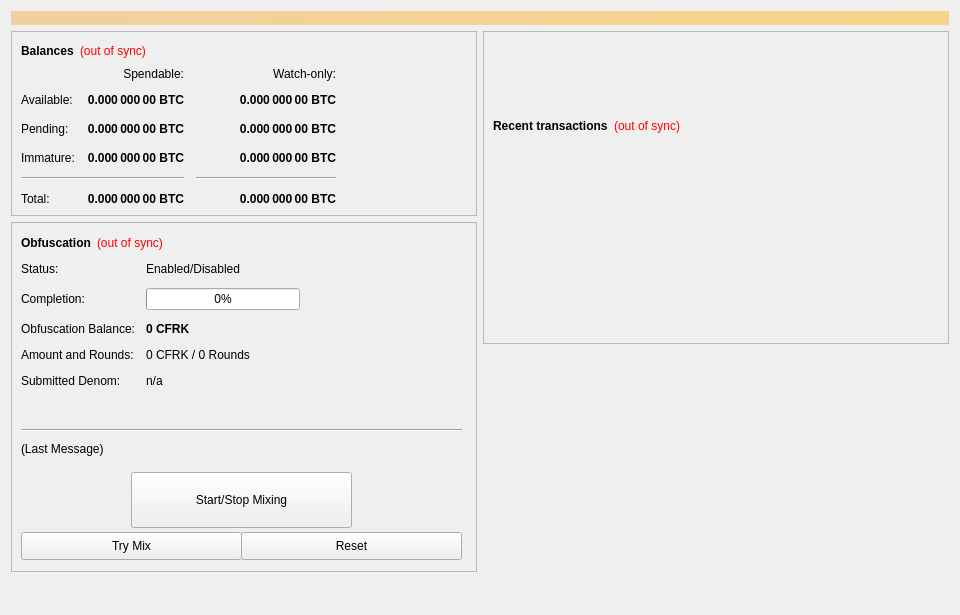
<?xml version="1.0" encoding="UTF-8"?>
<ui version="4.0">
 <class>OverviewPage</class>
 <widget class="QWidget" name="OverviewPage">
  <property name="geometry">
   <rect>
    <x>0</x>
    <y>0</y>
    <width>960</width>
    <height>615</height>
   </rect>
  </property>
  <property name="minimumSize">
   <size>
    <width>960</width>
    <height>0</height>
   </size>
  </property>
  <property name="windowTitle">
   <string>Form</string>
  </property>
  <layout class="QVBoxLayout" name="topLayout">
   <item>
    <widget class="QLabel" name="labelAlerts">
     <property name="visible">
      <bool>false</bool>
     </property>
     <property name="styleSheet">
      <string notr="true">background-color: qlineargradient(x1: 0, y1: 0, x2: 1, y2: 0, stop:0 #F0D0A0, stop:1 #F8D488); color:#000000;</string>
     </property>
     <property name="wordWrap">
      <bool>true</bool>
     </property>
     <property name="margin">
      <number>3</number>
     </property>
    </widget>
   </item>
   <item>
    <layout class="QHBoxLayout" name="horizontalLayout" stretch="1,1">
     <item>
      <layout class="QVBoxLayout" name="verticalLayout_2">
       <item>
        <widget class="QFrame" name="frame">
         <property name="frameShape">
          <enum>QFrame::StyledPanel</enum>
         </property>
         <property name="frameShadow">
          <enum>QFrame::Raised</enum>
         </property>
         <layout class="QVBoxLayout" name="verticalLayout_4">
          <item>
           <layout class="QHBoxLayout" name="horizontalLayout_4">
            <item>
             <widget class="QLabel" name="label_5">
              <property name="font">
               <font>
                <weight>75</weight>
                <bold>true</bold>
               </font>
              </property>
              <property name="text">
               <string>Balances</string>
              </property>
             </widget>
            </item>
            <item>
             <widget class="QLabel" name="labelWalletStatus">
              <property name="cursor">
               <cursorShape>WhatsThisCursor</cursorShape>
              </property>
              <property name="toolTip">
               <string>The displayed information may be out of date. Your wallet automatically synchronizes with the Cforksamplecoin network after a connection is established, but this process has not completed yet.</string>
              </property>
              <property name="styleSheet">
               <string notr="true">QLabel { color: red; }</string>
              </property>
              <property name="text">
               <string notr="true">(out of sync)</string>
              </property>
              <property name="alignment">
               <set>Qt::AlignLeading|Qt::AlignLeft|Qt::AlignVCenter</set>
              </property>
             </widget>
            </item>
            <item>
             <spacer name="horizontalSpacer_3">
              <property name="orientation">
               <enum>Qt::Horizontal</enum>
              </property>
              <property name="sizeHint" stdset="0">
               <size>
                <width>40</width>
                <height>20</height>
               </size>
              </property>
             </spacer>
            </item>
           </layout>
          </item>
          <item>
           <layout class="QGridLayout" name="gridLayout">
            <property name="spacing">
             <number>12</number>
            </property>
            <item row="2" column="2">
             <widget class="QLabel" name="labelWatchPending">
              <property name="font">
               <font>
                <weight>75</weight>
                <bold>true</bold>
               </font>
              </property>
              <property name="cursor">
               <cursorShape>IBeamCursor</cursorShape>
              </property>
              <property name="toolTip">
               <string>Unconfirmed transactions to watch-only addresses</string>
              </property>
              <property name="text">
               <string notr="true">0.000 000 00 BTC</string>
              </property>
              <property name="alignment">
               <set>Qt::AlignRight|Qt::AlignTrailing|Qt::AlignVCenter</set>
              </property>
              <property name="textInteractionFlags">
               <set>Qt::LinksAccessibleByMouse|Qt::TextSelectableByKeyboard|Qt::TextSelectableByMouse</set>
              </property>
             </widget>
            </item>
            <item row="2" column="1">
             <widget class="QLabel" name="labelUnconfirmed">
              <property name="font">
               <font>
                <weight>75</weight>
                <bold>true</bold>
               </font>
              </property>
              <property name="cursor">
               <cursorShape>IBeamCursor</cursorShape>
              </property>
              <property name="toolTip">
               <string>Total of transactions that have yet to be confirmed, and do not yet count toward the spendable balance</string>
              </property>
              <property name="text">
               <string notr="true">0.000 000 00 BTC</string>
              </property>
              <property name="alignment">
               <set>Qt::AlignRight|Qt::AlignTrailing|Qt::AlignVCenter</set>
              </property>
              <property name="textInteractionFlags">
               <set>Qt::LinksAccessibleByMouse|Qt::TextSelectableByKeyboard|Qt::TextSelectableByMouse</set>
              </property>
             </widget>
            </item>
            <item row="3" column="2">
             <widget class="QLabel" name="labelWatchImmature">
              <property name="font">
               <font>
                <weight>75</weight>
                <bold>true</bold>
               </font>
              </property>
              <property name="cursor">
               <cursorShape>IBeamCursor</cursorShape>
              </property>
              <property name="toolTip">
               <string>Staked or masternode rewards in watch-only addresses that has not yet matured</string>
              </property>
              <property name="text">
               <string notr="true">0.000 000 00 BTC</string>
              </property>
              <property name="alignment">
               <set>Qt::AlignRight|Qt::AlignTrailing|Qt::AlignVCenter</set>
              </property>
              <property name="textInteractionFlags">
               <set>Qt::LinksAccessibleByMouse|Qt::TextSelectableByKeyboard|Qt::TextSelectableByMouse</set>
              </property>
             </widget>
            </item>
            <item row="4" column="0" colspan="2">
             <widget class="Line" name="lineSpendableBalance">
              <property name="orientation">
               <enum>Qt::Horizontal</enum>
              </property>
             </widget>
            </item>
            <item row="4" column="2">
             <widget class="Line" name="lineWatchBalance">
              <property name="sizePolicy">
               <sizepolicy hsizetype="Preferred" vsizetype="Fixed">
                <horstretch>0</horstretch>
                <verstretch>0</verstretch>
               </sizepolicy>
              </property>
              <property name="minimumSize">
               <size>
                <width>140</width>
                <height>0</height>
               </size>
              </property>
              <property name="orientation">
               <enum>Qt::Horizontal</enum>
              </property>
             </widget>
            </item>
            <item row="5" column="0">
             <widget class="QLabel" name="labelTotalText">
              <property name="text">
               <string>Total:</string>
              </property>
             </widget>
            </item>
            <item row="3" column="1">
             <widget class="QLabel" name="labelImmature">
              <property name="font">
               <font>
                <weight>75</weight>
                <bold>true</bold>
               </font>
              </property>
              <property name="cursor">
               <cursorShape>IBeamCursor</cursorShape>
              </property>
              <property name="toolTip">
               <string>Staked or masternode rewards that has not yet matured</string>
              </property>
              <property name="text">
               <string notr="true">0.000 000 00 BTC</string>
              </property>
              <property name="alignment">
               <set>Qt::AlignRight|Qt::AlignTrailing|Qt::AlignVCenter</set>
              </property>
              <property name="textInteractionFlags">
               <set>Qt::LinksAccessibleByMouse|Qt::TextSelectableByKeyboard|Qt::TextSelectableByMouse</set>
              </property>
             </widget>
            </item>
            <item row="2" column="3">
             <spacer name="horizontalSpacer_2">
              <property name="orientation">
               <enum>Qt::Horizontal</enum>
              </property>
              <property name="sizeHint" stdset="0">
               <size>
                <width>40</width>
                <height>20</height>
               </size>
              </property>
             </spacer>
            </item>
            <item row="3" column="0">
             <widget class="QLabel" name="labelImmatureText">
              <property name="text">
               <string>Immature:</string>
              </property>
             </widget>
            </item>
            <item row="5" column="1">
             <widget class="QLabel" name="labelTotal">
              <property name="font">
               <font>
                <weight>75</weight>
                <bold>true</bold>
               </font>
              </property>
              <property name="cursor">
               <cursorShape>IBeamCursor</cursorShape>
              </property>
              <property name="toolTip">
               <string>Your current total balance</string>
              </property>
              <property name="text">
               <string notr="true">0.000 000 00 BTC</string>
              </property>
              <property name="alignment">
               <set>Qt::AlignRight|Qt::AlignTrailing|Qt::AlignVCenter</set>
              </property>
              <property name="textInteractionFlags">
               <set>Qt::LinksAccessibleByMouse|Qt::TextSelectableByKeyboard|Qt::TextSelectableByMouse</set>
              </property>
             </widget>
            </item>
            <item row="5" column="2">
             <widget class="QLabel" name="labelWatchTotal">
              <property name="font">
               <font>
                <weight>75</weight>
                <bold>true</bold>
               </font>
              </property>
              <property name="cursor">
               <cursorShape>IBeamCursor</cursorShape>
              </property>
              <property name="toolTip">
               <string>Current total balance in watch-only addresses</string>
              </property>
              <property name="text">
               <string notr="true">0.000 000 00 BTC</string>
              </property>
              <property name="alignment">
               <set>Qt::AlignRight|Qt::AlignTrailing|Qt::AlignVCenter</set>
              </property>
              <property name="textInteractionFlags">
               <set>Qt::LinksAccessibleByMouse|Qt::TextSelectableByKeyboard|Qt::TextSelectableByMouse</set>
              </property>
             </widget>
            </item>
            <item row="0" column="2">
             <widget class="QLabel" name="labelWatchonly">
              <property name="text">
               <string>Watch-only:</string>
              </property>
              <property name="alignment">
               <set>Qt::AlignRight|Qt::AlignTrailing|Qt::AlignVCenter</set>
              </property>
             </widget>
            </item>
            <item row="1" column="0">
             <widget class="QLabel" name="labelBalanceText">
              <property name="text">
               <string>Available:</string>
              </property>
             </widget>
            </item>
            <item row="1" column="1">
             <widget class="QLabel" name="labelBalance">
              <property name="font">
               <font>
                <weight>75</weight>
                <bold>true</bold>
               </font>
              </property>
              <property name="cursor">
               <cursorShape>IBeamCursor</cursorShape>
              </property>
              <property name="toolTip">
               <string>Your current spendable balance</string>
              </property>
              <property name="text">
               <string notr="true">0.000 000 00 BTC</string>
              </property>
              <property name="alignment">
               <set>Qt::AlignRight|Qt::AlignTrailing|Qt::AlignVCenter</set>
              </property>
              <property name="textInteractionFlags">
               <set>Qt::LinksAccessibleByMouse|Qt::TextSelectableByKeyboard|Qt::TextSelectableByMouse</set>
              </property>
             </widget>
            </item>
            <item row="1" column="2">
             <widget class="QLabel" name="labelWatchAvailable">
              <property name="font">
               <font>
                <weight>75</weight>
                <bold>true</bold>
               </font>
              </property>
              <property name="cursor">
               <cursorShape>IBeamCursor</cursorShape>
              </property>
              <property name="toolTip">
               <string>Your current balance in watch-only addresses</string>
              </property>
              <property name="text">
               <string notr="true">0.000 000 00 BTC</string>
              </property>
              <property name="alignment">
               <set>Qt::AlignRight|Qt::AlignTrailing|Qt::AlignVCenter</set>
              </property>
              <property name="textInteractionFlags">
               <set>Qt::LinksAccessibleByMouse|Qt::TextSelectableByKeyboard|Qt::TextSelectableByMouse</set>
              </property>
             </widget>
            </item>
            <item row="2" column="0">
             <widget class="QLabel" name="labelPendingText">
              <property name="text">
               <string>Pending:</string>
              </property>
             </widget>
            </item>
            <item row="0" column="1">
             <widget class="QLabel" name="labelSpendable">
              <property name="text">
               <string>Spendable:</string>
              </property>
              <property name="alignment">
               <set>Qt::AlignRight|Qt::AlignTrailing|Qt::AlignVCenter</set>
              </property>
             </widget>
            </item>
           </layout>
          </item>
         </layout>
        </widget>
       </item>
       <item>
        <widget class="QFrame" name="frameObfuscation">
         <property name="minimumSize">
          <size>
           <width>0</width>
           <height>350</height>
          </size>
         </property>
         <property name="layoutDirection">
          <enum>Qt::LeftToRight</enum>
         </property>
         <property name="frameShape">
          <enum>QFrame::StyledPanel</enum>
         </property>
         <property name="frameShadow">
          <enum>QFrame::Raised</enum>
         </property>
         <widget class="QWidget" name="formLayoutWidget">
          <property name="geometry">
           <rect>
            <x>10</x>
            <y>40</y>
            <width>451</width>
            <height>161</height>
           </rect>
          </property>
          <layout class="QFormLayout" name="formLayout">
           <property name="fieldGrowthPolicy">
            <enum>QFormLayout::AllNonFixedFieldsGrow</enum>
           </property>
           <property name="horizontalSpacing">
            <number>11</number>
           </property>
           <property name="verticalSpacing">
            <number>12</number>
           </property>
           <item row="0" column="0">
            <widget class="QLabel" name="label_6">
             <property name="text">
              <string>Status:</string>
             </property>
            </widget>
           </item>
           <item row="1" column="0">
            <widget class="QLabel" name="label_7">
             <property name="text">
              <string>Completion:</string>
             </property>
            </widget>
           </item>
           <item row="1" column="1">
            <widget class="QProgressBar" name="obfuscationProgress">
             <property name="maximumSize">
              <size>
               <width>154</width>
               <height>16777215</height>
              </size>
             </property>
             <property name="value">
              <number>0</number>
             </property>
            </widget>
           </item>
           <item row="2" column="0">
            <widget class="QLabel" name="labelAnonymizedText">
             <property name="text">
              <string>Obfuscation Balance:</string>
             </property>
            </widget>
           </item>
           <item row="2" column="1">
            <widget class="QLabel" name="labelAnonymized">
             <property name="font">
              <font>
               <weight>75</weight>
               <bold>true</bold>
              </font>
             </property>
             <property name="text">
              <string notr="true">0 CFRK</string>
             </property>
            </widget>
           </item>
           <item row="3" column="0">
            <widget class="QLabel" name="label_8">
             <property name="text">
              <string>Amount and Rounds:</string>
             </property>
            </widget>
           </item>
           <item row="3" column="1">
            <widget class="QLabel" name="labelAmountRounds">
             <property name="text">
              <string>0 CFRK / 0 Rounds</string>
             </property>
            </widget>
           </item>
           <item row="4" column="0">
            <widget class="QLabel" name="label_9">
             <property name="text">
              <string>Submitted Denom:</string>
             </property>
            </widget>
           </item>
           <item row="4" column="1">
            <widget class="QLabel" name="labelSubmittedDenom">
             <property name="toolTip">
              <string>The denominations you submitted to the Masternode.&lt;br&gt;To mix, other users must submit the exact same denominations.</string>
             </property>
             <property name="text">
              <string>n/a</string>
             </property>
            </widget>
           </item>
           <item row="0" column="1">
            <widget class="QLabel" name="obfuscationEnabled">
             <property name="text">
              <string>Enabled/Disabled</string>
             </property>
            </widget>
           </item>
          </layout>
         </widget>
         <widget class="QPushButton" name="runAutoDenom">
          <property name="geometry">
           <rect>
            <x>251</x>
            <y>17</y>
            <width>1</width>
            <height>1</height>
           </rect>
          </property>
          <property name="palette">
           <palette>
            <active>
             <colorrole role="WindowText">
              <brush brushstyle="SolidPattern">
               <color alpha="255">
                <red>0</red>
                <green>0</green>
                <blue>0</blue>
               </color>
              </brush>
             </colorrole>
             <colorrole role="Button">
              <brush brushstyle="SolidPattern">
               <color alpha="255">
                <red>239</red>
                <green>238</green>
                <blue>238</blue>
               </color>
              </brush>
             </colorrole>
             <colorrole role="Light">
              <brush brushstyle="SolidPattern">
               <color alpha="255">
                <red>255</red>
                <green>255</green>
                <blue>255</blue>
               </color>
              </brush>
             </colorrole>
             <colorrole role="Midlight">
              <brush brushstyle="SolidPattern">
               <color alpha="255">
                <red>247</red>
                <green>246</green>
                <blue>246</blue>
               </color>
              </brush>
             </colorrole>
             <colorrole role="Dark">
              <brush brushstyle="SolidPattern">
               <color alpha="255">
                <red>119</red>
                <green>119</green>
                <blue>119</blue>
               </color>
              </brush>
             </colorrole>
             <colorrole role="Mid">
              <brush brushstyle="SolidPattern">
               <color alpha="255">
                <red>159</red>
                <green>159</green>
                <blue>159</blue>
               </color>
              </brush>
             </colorrole>
             <colorrole role="Text">
              <brush brushstyle="SolidPattern">
               <color alpha="255">
                <red>0</red>
                <green>0</green>
                <blue>0</blue>
               </color>
              </brush>
             </colorrole>
             <colorrole role="BrightText">
              <brush brushstyle="SolidPattern">
               <color alpha="255">
                <red>255</red>
                <green>255</green>
                <blue>255</blue>
               </color>
              </brush>
             </colorrole>
             <colorrole role="ButtonText">
              <brush brushstyle="SolidPattern">
               <color alpha="255">
                <red>0</red>
                <green>0</green>
                <blue>0</blue>
               </color>
              </brush>
             </colorrole>
             <colorrole role="Base">
              <brush brushstyle="SolidPattern">
               <color alpha="255">
                <red>255</red>
                <green>255</green>
                <blue>255</blue>
               </color>
              </brush>
             </colorrole>
             <colorrole role="Window">
              <brush brushstyle="SolidPattern">
               <color alpha="255">
                <red>239</red>
                <green>238</green>
                <blue>238</blue>
               </color>
              </brush>
             </colorrole>
             <colorrole role="Shadow">
              <brush brushstyle="SolidPattern">
               <color alpha="255">
                <red>0</red>
                <green>0</green>
                <blue>0</blue>
               </color>
              </brush>
             </colorrole>
             <colorrole role="AlternateBase">
              <brush brushstyle="SolidPattern">
               <color alpha="255">
                <red>247</red>
                <green>246</green>
                <blue>246</blue>
               </color>
              </brush>
             </colorrole>
             <colorrole role="ToolTipBase">
              <brush brushstyle="SolidPattern">
               <color alpha="255">
                <red>255</red>
                <green>255</green>
                <blue>220</blue>
               </color>
              </brush>
             </colorrole>
             <colorrole role="ToolTipText">
              <brush brushstyle="SolidPattern">
               <color alpha="255">
                <red>0</red>
                <green>0</green>
                <blue>0</blue>
               </color>
              </brush>
             </colorrole>
            </active>
            <inactive>
             <colorrole role="WindowText">
              <brush brushstyle="SolidPattern">
               <color alpha="255">
                <red>0</red>
                <green>0</green>
                <blue>0</blue>
               </color>
              </brush>
             </colorrole>
             <colorrole role="Button">
              <brush brushstyle="SolidPattern">
               <color alpha="255">
                <red>239</red>
                <green>238</green>
                <blue>238</blue>
               </color>
              </brush>
             </colorrole>
             <colorrole role="Light">
              <brush brushstyle="SolidPattern">
               <color alpha="255">
                <red>255</red>
                <green>255</green>
                <blue>255</blue>
               </color>
              </brush>
             </colorrole>
             <colorrole role="Midlight">
              <brush brushstyle="SolidPattern">
               <color alpha="255">
                <red>247</red>
                <green>246</green>
                <blue>246</blue>
               </color>
              </brush>
             </colorrole>
             <colorrole role="Dark">
              <brush brushstyle="SolidPattern">
               <color alpha="255">
                <red>119</red>
                <green>119</green>
                <blue>119</blue>
               </color>
              </brush>
             </colorrole>
             <colorrole role="Mid">
              <brush brushstyle="SolidPattern">
               <color alpha="255">
                <red>159</red>
                <green>159</green>
                <blue>159</blue>
               </color>
              </brush>
             </colorrole>
             <colorrole role="Text">
              <brush brushstyle="SolidPattern">
               <color alpha="255">
                <red>0</red>
                <green>0</green>
                <blue>0</blue>
               </color>
              </brush>
             </colorrole>
             <colorrole role="BrightText">
              <brush brushstyle="SolidPattern">
               <color alpha="255">
                <red>255</red>
                <green>255</green>
                <blue>255</blue>
               </color>
              </brush>
             </colorrole>
             <colorrole role="ButtonText">
              <brush brushstyle="SolidPattern">
               <color alpha="255">
                <red>0</red>
                <green>0</green>
                <blue>0</blue>
               </color>
              </brush>
             </colorrole>
             <colorrole role="Base">
              <brush brushstyle="SolidPattern">
               <color alpha="255">
                <red>255</red>
                <green>255</green>
                <blue>255</blue>
               </color>
              </brush>
             </colorrole>
             <colorrole role="Window">
              <brush brushstyle="SolidPattern">
               <color alpha="255">
                <red>239</red>
                <green>238</green>
                <blue>238</blue>
               </color>
              </brush>
             </colorrole>
             <colorrole role="Shadow">
              <brush brushstyle="SolidPattern">
               <color alpha="255">
                <red>0</red>
                <green>0</green>
                <blue>0</blue>
               </color>
              </brush>
             </colorrole>
             <colorrole role="AlternateBase">
              <brush brushstyle="SolidPattern">
               <color alpha="255">
                <red>247</red>
                <green>246</green>
                <blue>246</blue>
               </color>
              </brush>
             </colorrole>
             <colorrole role="ToolTipBase">
              <brush brushstyle="SolidPattern">
               <color alpha="255">
                <red>255</red>
                <green>255</green>
                <blue>220</blue>
               </color>
              </brush>
             </colorrole>
             <colorrole role="ToolTipText">
              <brush brushstyle="SolidPattern">
               <color alpha="255">
                <red>0</red>
                <green>0</green>
                <blue>0</blue>
               </color>
              </brush>
             </colorrole>
            </inactive>
            <disabled>
             <colorrole role="WindowText">
              <brush brushstyle="SolidPattern">
               <color alpha="255">
                <red>119</red>
                <green>119</green>
                <blue>119</blue>
               </color>
              </brush>
             </colorrole>
             <colorrole role="Button">
              <brush brushstyle="SolidPattern">
               <color alpha="255">
                <red>239</red>
                <green>238</green>
                <blue>238</blue>
               </color>
              </brush>
             </colorrole>
             <colorrole role="Light">
              <brush brushstyle="SolidPattern">
               <color alpha="255">
                <red>255</red>
                <green>255</green>
                <blue>255</blue>
               </color>
              </brush>
             </colorrole>
             <colorrole role="Midlight">
              <brush brushstyle="SolidPattern">
               <color alpha="255">
                <red>247</red>
                <green>246</green>
                <blue>246</blue>
               </color>
              </brush>
             </colorrole>
             <colorrole role="Dark">
              <brush brushstyle="SolidPattern">
               <color alpha="255">
                <red>119</red>
                <green>119</green>
                <blue>119</blue>
               </color>
              </brush>
             </colorrole>
             <colorrole role="Mid">
              <brush brushstyle="SolidPattern">
               <color alpha="255">
                <red>159</red>
                <green>159</green>
                <blue>159</blue>
               </color>
              </brush>
             </colorrole>
             <colorrole role="Text">
              <brush brushstyle="SolidPattern">
               <color alpha="255">
                <red>119</red>
                <green>119</green>
                <blue>119</blue>
               </color>
              </brush>
             </colorrole>
             <colorrole role="BrightText">
              <brush brushstyle="SolidPattern">
               <color alpha="255">
                <red>255</red>
                <green>255</green>
                <blue>255</blue>
               </color>
              </brush>
             </colorrole>
             <colorrole role="ButtonText">
              <brush brushstyle="SolidPattern">
               <color alpha="255">
                <red>119</red>
                <green>119</green>
                <blue>119</blue>
               </color>
              </brush>
             </colorrole>
             <colorrole role="Base">
              <brush brushstyle="SolidPattern">
               <color alpha="255">
                <red>239</red>
                <green>238</green>
                <blue>238</blue>
               </color>
              </brush>
             </colorrole>
             <colorrole role="Window">
              <brush brushstyle="SolidPattern">
               <color alpha="255">
                <red>239</red>
                <green>238</green>
                <blue>238</blue>
               </color>
              </brush>
             </colorrole>
             <colorrole role="Shadow">
              <brush brushstyle="SolidPattern">
               <color alpha="255">
                <red>0</red>
                <green>0</green>
                <blue>0</blue>
               </color>
              </brush>
             </colorrole>
             <colorrole role="AlternateBase">
              <brush brushstyle="SolidPattern">
               <color alpha="255">
                <red>239</red>
                <green>238</green>
                <blue>238</blue>
               </color>
              </brush>
             </colorrole>
             <colorrole role="ToolTipBase">
              <brush brushstyle="SolidPattern">
               <color alpha="255">
                <red>255</red>
                <green>255</green>
                <blue>220</blue>
               </color>
              </brush>
             </colorrole>
             <colorrole role="ToolTipText">
              <brush brushstyle="SolidPattern">
               <color alpha="255">
                <red>0</red>
                <green>0</green>
                <blue>0</blue>
               </color>
              </brush>
             </colorrole>
            </disabled>
           </palette>
          </property>
          <property name="focusPolicy">
           <enum>Qt::NoFocus</enum>
          </property>
          <property name="autoFillBackground">
           <bool>true</bool>
          </property>
          <property name="text">
           <string/>
          </property>
          <property name="flat">
           <bool>true</bool>
          </property>
         </widget>
         <widget class="QPushButton" name="toggleObfuscation">
          <property name="geometry">
           <rect>
            <x>120</x>
            <y>250</y>
            <width>221</width>
            <height>56</height>
           </rect>
          </property>
          <property name="sizePolicy">
           <sizepolicy hsizetype="MinimumExpanding" vsizetype="Fixed">
            <horstretch>0</horstretch>
            <verstretch>0</verstretch>
           </sizepolicy>
          </property>
          <property name="text">
           <string>Start/Stop Mixing</string>
          </property>
         </widget>
         <widget class="Line" name="lineLastMessage">
          <property name="geometry">
           <rect>
            <x>10</x>
            <y>200</y>
            <width>441</width>
            <height>16</height>
           </rect>
          </property>
          <property name="orientation">
           <enum>Qt::Horizontal</enum>
          </property>
         </widget>
         <widget class="QLabel" name="obfuscationStatus">
          <property name="geometry">
           <rect>
            <x>10</x>
            <y>220</y>
            <width>451</width>
            <height>61</height>
           </rect>
          </property>
          <property name="minimumSize">
           <size>
            <width>288</width>
            <height>43</height>
           </size>
          </property>
          <property name="text">
           <string>(Last Message)</string>
          </property>
          <property name="alignment">
           <set>Qt::AlignLeading|Qt::AlignLeft|Qt::AlignTop</set>
          </property>
          <property name="wordWrap">
           <bool>true</bool>
          </property>
         </widget>
         <widget class="QPushButton" name="obfuscationAuto">
          <property name="geometry">
           <rect>
            <x>10</x>
            <y>310</y>
            <width>221</width>
            <height>28</height>
           </rect>
          </property>
          <property name="sizePolicy">
           <sizepolicy hsizetype="MinimumExpanding" vsizetype="Fixed">
            <horstretch>0</horstretch>
            <verstretch>0</verstretch>
           </sizepolicy>
          </property>
          <property name="toolTip">
           <string>Try to manually submit a Obfuscation request.</string>
          </property>
          <property name="text">
           <string>Try Mix</string>
          </property>
         </widget>
         <widget class="QPushButton" name="obfuscationReset">
          <property name="geometry">
           <rect>
            <x>230</x>
            <y>310</y>
            <width>221</width>
            <height>28</height>
           </rect>
          </property>
          <property name="sizePolicy">
           <sizepolicy hsizetype="MinimumExpanding" vsizetype="Fixed">
            <horstretch>0</horstretch>
            <verstretch>0</verstretch>
           </sizepolicy>
          </property>
          <property name="toolTip">
           <string>Reset the current status of Obfuscation (can interrupt Obfuscation if it's in the process of Mixing, which can cost you money!)</string>
          </property>
          <property name="autoFillBackground">
           <bool>false</bool>
          </property>
          <property name="text">
           <string>Reset</string>
          </property>
         </widget>
         <widget class="QWidget" name="layoutWidget">
          <property name="geometry">
           <rect>
            <x>10</x>
            <y>10</y>
            <width>431</width>
            <height>22</height>
           </rect>
          </property>
          <layout class="QHBoxLayout" name="horizontalLayout_5">
           <item>
            <widget class="QLabel" name="label_2">
             <property name="font">
              <font>
               <weight>75</weight>
               <bold>true</bold>
              </font>
             </property>
             <property name="text">
              <string>Obfuscation</string>
             </property>
            </widget>
           </item>
           <item>
            <widget class="QLabel" name="labelObfuscationSyncStatus">
             <property name="toolTip">
              <string>The displayed information may be out of date. Your wallet automatically synchronizes with the Cforksamplecoin network after a connection is established, but this process has not completed yet.</string>
             </property>
             <property name="styleSheet">
              <string notr="true">QLabel { color: red; }</string>
             </property>
             <property name="text">
              <string notr="true">(out of sync)</string>
             </property>
             <property name="alignment">
              <set>Qt::AlignLeading|Qt::AlignLeft|Qt::AlignVCenter</set>
             </property>
            </widget>
           </item>
           <item>
            <spacer name="horizontalSpacer_4">
             <property name="orientation">
              <enum>Qt::Horizontal</enum>
             </property>
             <property name="sizeHint" stdset="0">
              <size>
               <width>40</width>
               <height>20</height>
              </size>
             </property>
            </spacer>
           </item>
          </layout>
         </widget>
        </widget>
       </item>
       <item>
        <spacer name="verticalSpacer">
         <property name="orientation">
          <enum>Qt::Vertical</enum>
         </property>
         <property name="sizeHint" stdset="0">
          <size>
           <width>20</width>
           <height>40</height>
          </size>
         </property>
        </spacer>
       </item>
      </layout>
     </item>
     <item>
      <layout class="QVBoxLayout" name="verticalLayout_3">
       <item>
        <widget class="QFrame" name="frame_2">
         <property name="frameShape">
          <enum>QFrame::StyledPanel</enum>
         </property>
         <property name="frameShadow">
          <enum>QFrame::Raised</enum>
         </property>
         <layout class="QVBoxLayout" name="verticalLayout">
          <item>
           <spacer name="verticalSpacer_3">
            <property name="orientation">
             <enum>Qt::Vertical</enum>
            </property>
            <property name="sizeType">
             <enum>QSizePolicy::Fixed</enum>
            </property>
            <property name="sizeHint" stdset="0">
             <size>
              <width>20</width>
              <height>75</height>
             </size>
            </property>
           </spacer>
          </item>
          <item>
           <layout class="QHBoxLayout" name="horizontalLayout_2">
            <item>
             <widget class="QLabel" name="label_4">
              <property name="font">
               <font>
                <weight>75</weight>
                <bold>true</bold>
               </font>
              </property>
              <property name="text">
               <string>Recent transactions</string>
              </property>
             </widget>
            </item>
            <item>
             <widget class="QLabel" name="labelTransactionsStatus">
              <property name="cursor">
               <cursorShape>WhatsThisCursor</cursorShape>
              </property>
              <property name="toolTip">
               <string>The displayed information may be out of date. Your wallet automatically synchronizes with the Cforksamplecoin network after a connection is established, but this process has not completed yet.</string>
              </property>
              <property name="styleSheet">
               <string notr="true">QLabel { color: red; }</string>
              </property>
              <property name="text">
               <string notr="true">(out of sync)</string>
              </property>
              <property name="alignment">
               <set>Qt::AlignRight|Qt::AlignTrailing|Qt::AlignVCenter</set>
              </property>
             </widget>
            </item>
            <item>
             <spacer name="horizontalSpacer">
              <property name="orientation">
               <enum>Qt::Horizontal</enum>
              </property>
              <property name="sizeHint" stdset="0">
               <size>
                <width>40</width>
                <height>20</height>
               </size>
              </property>
             </spacer>
            </item>
           </layout>
          </item>
          <item>
           <widget class="QListView" name="listTransactions">
            <property name="styleSheet">
             <string notr="true">QListView { background: transparent; }</string>
            </property>
            <property name="frameShape">
             <enum>QFrame::NoFrame</enum>
            </property>
            <property name="verticalScrollBarPolicy">
             <enum>Qt::ScrollBarAlwaysOff</enum>
            </property>
            <property name="horizontalScrollBarPolicy">
             <enum>Qt::ScrollBarAlwaysOff</enum>
            </property>
            <property name="selectionMode">
             <enum>QAbstractItemView::NoSelection</enum>
            </property>
           </widget>
          </item>
         </layout>
        </widget>
       </item>
       <item>
        <spacer name="verticalSpacer_2">
         <property name="orientation">
          <enum>Qt::Vertical</enum>
         </property>
         <property name="sizeType">
          <enum>QSizePolicy::Expanding</enum>
         </property>
         <property name="sizeHint" stdset="0">
          <size>
           <width>20</width>
           <height>40</height>
          </size>
         </property>
        </spacer>
       </item>
      </layout>
     </item>
    </layout>
   </item>
  </layout>
 </widget>
 <resources/>
 <connections/>
</ui>
